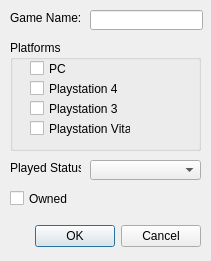
<?xml version="1.0" encoding="UTF-8"?>
<ui version="4.0">
 <class>GameForm</class>
 <widget class="QDialog" name="GameForm">
  <property name="windowModality">
   <enum>Qt::ApplicationModal</enum>
  </property>
  <property name="geometry">
   <rect>
    <x>0</x>
    <y>0</y>
    <width>211</width>
    <height>261</height>
   </rect>
  </property>
  <property name="minimumSize">
   <size>
    <width>211</width>
    <height>261</height>
   </size>
  </property>
  <property name="maximumSize">
   <size>
    <width>211</width>
    <height>261</height>
   </size>
  </property>
  <property name="windowTitle">
   <string>Game</string>
  </property>
  <widget class="QDialogButtonBox" name="GameForm_ButtonBox">
   <property name="geometry">
    <rect>
     <x>10</x>
     <y>220</y>
     <width>191</width>
     <height>32</height>
    </rect>
   </property>
   <property name="orientation">
    <enum>Qt::Horizontal</enum>
   </property>
   <property name="standardButtons">
    <set>QDialogButtonBox::Cancel|QDialogButtonBox::Ok</set>
   </property>
  </widget>
  <widget class="QLabel" name="GameForm_NameLabel">
   <property name="geometry">
    <rect>
     <x>10</x>
     <y>10</y>
     <width>71</width>
     <height>16</height>
    </rect>
   </property>
   <property name="text">
    <string>Game Name:</string>
   </property>
  </widget>
  <widget class="QLabel" name="GameForm_StatusLabel">
   <property name="geometry">
    <rect>
     <x>10</x>
     <y>160</y>
     <width>71</width>
     <height>16</height>
    </rect>
   </property>
   <property name="text">
    <string>Played Status:</string>
   </property>
  </widget>
  <widget class="QComboBox" name="GameForm_PlayStatus">
   <property name="geometry">
    <rect>
     <x>90</x>
     <y>160</y>
     <width>111</width>
     <height>20</height>
    </rect>
   </property>
   <property name="currentText">
    <string/>
   </property>
   <property name="currentIndex">
    <number>-1</number>
   </property>
  </widget>
  <widget class="QCheckBox" name="GameForm_OwnedCheck">
   <property name="geometry">
    <rect>
     <x>10</x>
     <y>190</y>
     <width>191</width>
     <height>17</height>
    </rect>
   </property>
   <property name="text">
    <string>Owned</string>
   </property>
  </widget>
  <widget class="QGroupBox" name="GameForm_PlatformsGroup">
   <property name="geometry">
    <rect>
     <x>10</x>
     <y>40</y>
     <width>191</width>
     <height>111</height>
    </rect>
   </property>
   <property name="title">
    <string>Platforms</string>
   </property>
   <widget class="QCheckBox" name="GameForm_PCCheck">
    <property name="geometry">
     <rect>
      <x>20</x>
      <y>20</y>
      <width>70</width>
      <height>17</height>
     </rect>
    </property>
    <property name="text">
     <string>PC</string>
    </property>
   </widget>
   <widget class="QCheckBox" name="GameForm_PS4Check">
    <property name="geometry">
     <rect>
      <x>20</x>
      <y>40</y>
      <width>91</width>
      <height>17</height>
     </rect>
    </property>
    <property name="text">
     <string>Playstation 4</string>
    </property>
   </widget>
   <widget class="QCheckBox" name="GameForm_PS3Check">
    <property name="geometry">
     <rect>
      <x>20</x>
      <y>60</y>
      <width>91</width>
      <height>17</height>
     </rect>
    </property>
    <property name="text">
     <string>Playstation 3</string>
    </property>
   </widget>
   <widget class="QCheckBox" name="GameForm_PSVitaCheck">
    <property name="geometry">
     <rect>
      <x>20</x>
      <y>80</y>
      <width>101</width>
      <height>17</height>
     </rect>
    </property>
    <property name="text">
     <string>Playstation Vita</string>
    </property>
   </widget>
  </widget>
  <widget class="QLineEdit" name="GameForm_GameName">
   <property name="geometry">
    <rect>
     <x>90</x>
     <y>10</y>
     <width>113</width>
     <height>20</height>
    </rect>
   </property>
  </widget>
 </widget>
 <tabstops>
  <tabstop>GameForm_GameName</tabstop>
  <tabstop>GameForm_PCCheck</tabstop>
  <tabstop>GameForm_PS4Check</tabstop>
  <tabstop>GameForm_PS3Check</tabstop>
  <tabstop>GameForm_PSVitaCheck</tabstop>
  <tabstop>GameForm_PlayStatus</tabstop>
  <tabstop>GameForm_OwnedCheck</tabstop>
 </tabstops>
 <resources/>
 <connections>
  <connection>
   <sender>GameForm_ButtonBox</sender>
   <signal>accepted()</signal>
   <receiver>GameForm</receiver>
   <slot>accept()</slot>
   <hints>
    <hint type="sourcelabel">
     <x>248</x>
     <y>254</y>
    </hint>
    <hint type="destinationlabel">
     <x>157</x>
     <y>274</y>
    </hint>
   </hints>
  </connection>
  <connection>
   <sender>GameForm_ButtonBox</sender>
   <signal>rejected()</signal>
   <receiver>GameForm</receiver>
   <slot>reject()</slot>
   <hints>
    <hint type="sourcelabel">
     <x>316</x>
     <y>260</y>
    </hint>
    <hint type="destinationlabel">
     <x>286</x>
     <y>274</y>
    </hint>
   </hints>
  </connection>
 </connections>
</ui>
